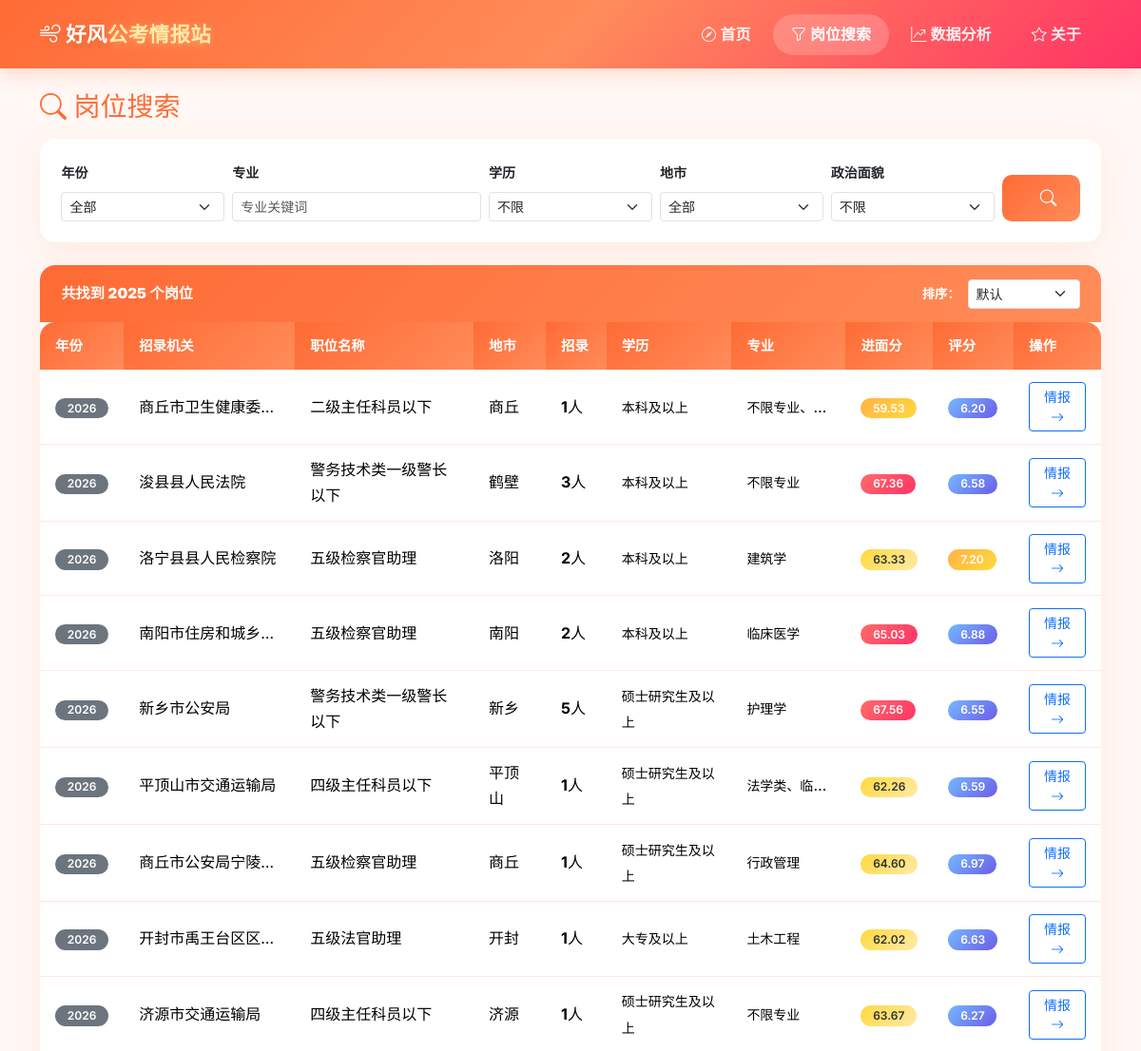
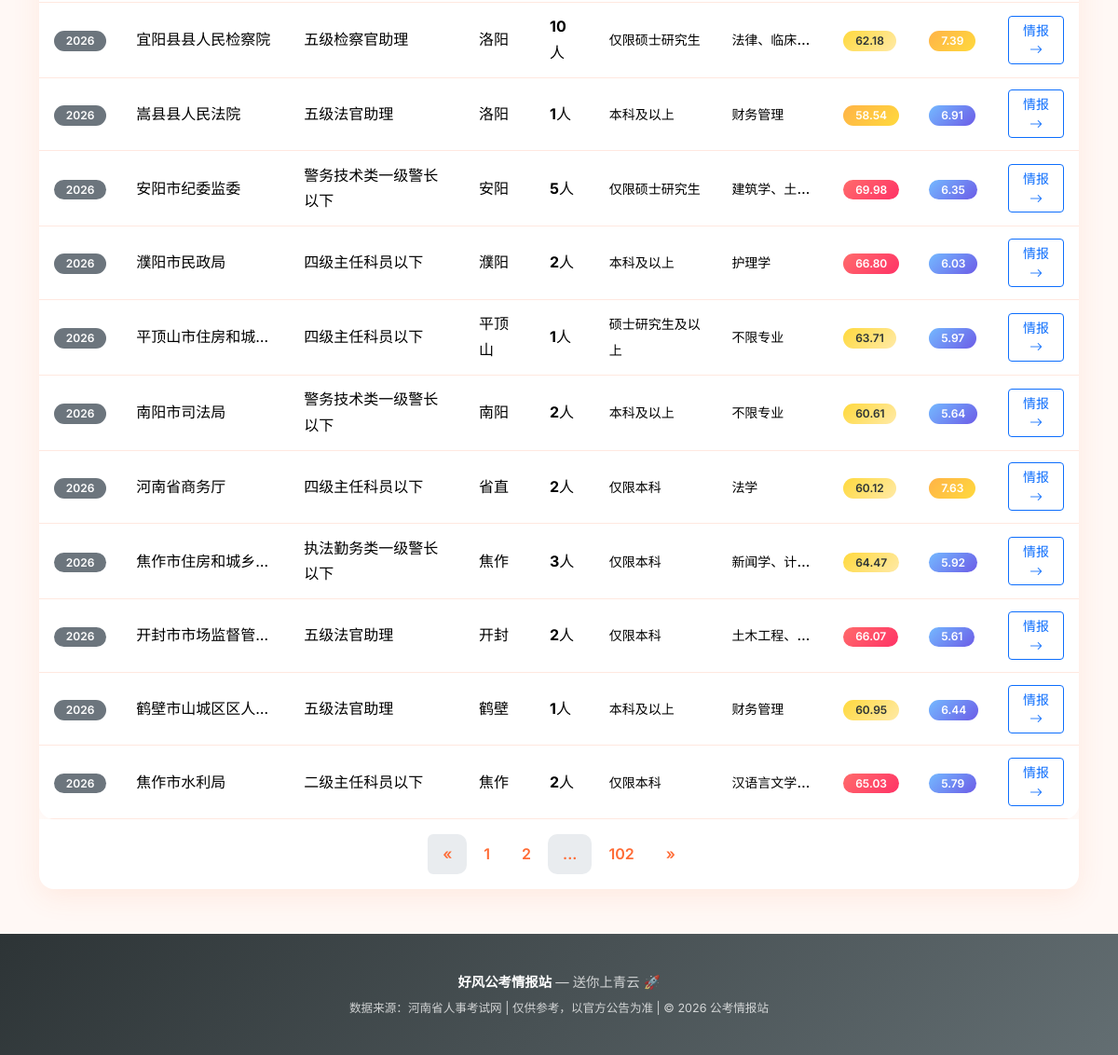
/search?page=0&, run on the app's committed database (2 pictures, top to bottom).
### tables this page shows
CREATE TABLE positions (
            id INTEGER PRIMARY KEY AUTOINCREMENT,
            year INTEGER NOT NULL,
            unit TEXT NOT NULL,
            position_name TEXT NOT NULL,
            position_code TEXT,
            recruit_num INTEGER,
            major_requirement TEXT,
            education TEXT,
            degree TEXT,
            political_status TEXT,
            experience_requirement TEXT,
            other_conditions TEXT,
            notes TEXT,
            exam_category TEXT,
            interview_ratio TEXT,
            city TEXT,
            district TEXT,
            system_type TEXT,
            min_score REAL,
            max_score REAL,
            avg_score REAL,
            created_at TIMESTAMP DEFAULT CURRENT_TIMESTAMP
        );

CREATE TABLE position_scores (
            position_id INTEGER PRIMARY KEY,
            difficulty_score REAL,
            difficulty_detail TEXT,
            region_score REAL,
            region_detail TEXT,
            salary_score REAL,
            salary_detail TEXT,
            prospect_score REAL,
            prospect_detail TEXT,
            overall_score REAL
        );

### app.py (the view)
@app.route('/search')
def search():
    major = request.args.get('major', '').strip()
    education = request.args.get('education', '').strip()
    city = request.args.get('city', '').strip()
    cities_param = request.args.get('cities', '').strip()
    political = request.args.get('political', '').strip()
    experience = request.args.get('experience', '').strip()
    year = request.args.get('year', '').strip()
    sort_by = request.args.get('sort_by', '').strip()
    order = request.args.get('order', 'ASC').strip()
    page = request.args.get('page', 1, type=int)
    cities_list = None
    if cities_param:
        cities_list = [c.strip() for c in cities_param.split(',') if c.strip()]
    result = search_positions(
        major=major if major else None,
        education=education if education else None,
        city=city if city else None,
        cities=cities_list,
        political=political if political else None,
        experience=experience if experience else None,
        year=int(year) if year else None,
        sort_by=sort_by if sort_by else None,
        order=order,
        page=page,
        per_page=20
    )
    years = get_years()
    cities = get_cities()
    query_params = '&'.join(
        f'{k}={v}' for k, v in request.args.items()
        if k != 'page' and v
    )
    return render_template(
        'search.html',
        result=result,
        years=years,
        cities=cities,
        sort_by=request.args.get('sort_by', ''),
        order=request.args.get('order', ''),
        query_params=query_params
    )

### utils/query.py (called while the page is built)
def get_db():
    conn = sqlite3.connect(DB_PATH)
    conn.row_factory = sqlite3.Row
    return conn

def get_cities():
    conn = get_db()
    cities = conn.execute(
        "SELECT city, COUNT(*) as cnt FROM positions GROUP BY city ORDER BY cnt DESC"
    ).fetchall()
    conn.close()
    return [dict(r) for r in cities]

def get_years():
    conn = get_db()
    years = conn.execute("SELECT DISTINCT year FROM positions ORDER BY year DESC").fetchall()
    conn.close()
    return [r[0] for r in years]

### templates/search.html (shortened to what this page needs)
{% extends "base.html" %}
{% block content %}
<div class="container mt-4">
    <h3 class="mb-3" style="color: var(--primary);">
        <i class="bi bi-search"></i> 岗位搜索
    </h3>
    <div class="card mb-4 fade-in-up">
        <div class="card-body">
            <form action="/search" method="GET" class="row g-2">
                <div class="col-md-2">
                    <label class="form-label small fw-bold">年份</label>
                    <select class="form-select form-select-sm" name="year">
                        <option value="">全部</option>
                    </select>
                </div>
                <div class="col-md-3">
                    <label class="form-label small fw-bold">专业</label>
                    <input type="text" class="form-control form-control-sm" name="major"
                           value="{{ request.args.get('major', '') }}" placeholder="专业关键词">
                </div>
                <div class="col-md-2">
                    <label class="form-label small fw-bold">学历</label>
                    <select class="form-select form-select-sm" name="education">
                        <option value="">不限</option>
                    </select>
                </div>
                <div class="col-md-2">
                    <label class="form-label small fw-bold">地市</label>
                    <select class="form-select form-select-sm" name="city">
                        <option value="">全部</option>
                    </select>
                </div>
                <div class="col-md-2">
                    <label class="form-label small fw-bold">政治面貌</label>
                    <select class="form-select form-select-sm" name="political">
                        <option value="">不限</option>
                    </select>
                </div>
                <div class="col-md-1 d-flex align-items-end">
                    <button type="submit" class="btn btn-search btn-sm w-100">
                        <i class="bi bi-search"></i>
                    </button>
                </div>
            </form>
        </div>
    </div>
    <div class="card">
        <div class="card-header d-flex justify-content-between align-items-center">
            <span>共找到 <strong>{{ result.total }}</strong> 个岗位</span>
            <div class="d-flex gap-2 align-items-center">
                <small>排序：</small>
                <select class="form-select form-select-sm" style="width:auto;" name="sort_select" onchange="applySort(this.value)">
                    <option value="" {% if not sort_by %}selected{% endif %}>默认</option>
                </select>
            </div>
        </div>
        <div class="card-body p-0">
            {% if result.items %}
            <div class="table-responsive">
                <table class="table table-custom table-hover mb-0">
                    <thead>
                        <tr>
                            <th>年份</th>
                            <th>招录机关</th>
                            <th>职位名称</th>
                            <th>地市</th>
                            <th>招录</th>
                            <th>学历</th>
                            <th>专业</th>
                            <th>进面分</th>
                            <th>评分</th>
                            <th>操作</th>
                        </tr>
                    </thead>
                    <tbody>
                        {% for pos in result.rows %}
                        <tr>
                            <td><span class="badge bg-secondary">{{ pos.year }}</span></td>
                            <td class="text-truncate" style="max-width:180px" title="{{ pos.unit }}">{{ pos.unit }}</td>
                            <td>{{ pos.position_name }}</td>
                            <td>{{ pos.city }}</td>
                            <td><strong>{{ pos.recruit_num }}</strong>人</td>
                            <td><small>{{ pos.education }}</small></td>
                            <td class="text-truncate" style="max-width:120px" title="{{ pos.major_requirement }}"><small>{{ pos.major_requirement }}</small></td>
                            <td>
                                {% if pos.avg_score %}
                                <span class="badge {% if pos.avg_score >= 65 %}bg-danger{% elif pos.avg_score >= 60 %}bg-warning text-dark{% else %}bg-success{% endif %}">
                                    {{ "%.2f"|format(pos.avg_score) }}
                                </span>
                                {% else %}
                                <span class="text-muted">-</span>
                                {% endif %}
                            </td>
                            <td>
                                {% if pos.overall_score %}
                                <span class="badge {% if pos.overall_score >= 7 %}bg-success{% elif pos.overall_score >= 5 %}bg-info{% else %}bg-secondary{% endif %}">
                                    {{ "%.2f"|format(pos.overall_score) }}
                                </span>
                                {% endif %}
                            </td>
                            <td>
                                <a href="/position/{{ pos.id }}" class="btn btn-sm btn-outline-primary">
                                    情报 <i class="bi bi-arrow-right"></i>
                                </a>
                            </td>
                        </tr>
                        {% endfor %}
                    </tbody>
                </table>
            </div>
            {% if result.total_pages > 1 %}
            <div class="d-flex justify-content-center p-3">
                <nav>
                    <ul class="pagination mb-0">
                        <li class="page-item {% if result.page <= 1 %}disabled{% endif %}">
                            <a class="page-link" href="?page={{ result.page - 1 }}&{{ query_params }}">&laquo;</a>
                        </li>
                        {% for p in range(1, result.total_pages + 1) %}
                            {% if p == 1 or p == result.total_pages or (p >= result.page - 2 and p <= result.page + 2) %}
                            <li class="page-item {% if p == result.page %}active{% endif %}">
                                <a class="page-link" href="?page={{ p }}&{{ query_params }}">{{ p }}</a>
                            </li>
                            {% elif p == result.page - 3 or p == result.page + 3 %}
                            <li class="page-item disabled"><span class="page-link">...</span></li>
                            {% endif %}
                        {% endfor %}
                        <li class="page-item {% if result.page >= result.total_pages %}disabled{% endif %}">
                            <a class="page-link" href="?page={{ result.page + 1 }}&{{ query_params }}">&raquo;</a>
                        </li>
                    </ul>
                </nav>
            </div>
            {% endif %}
            {% endif %}
        </div>
    </div>
</div>
{% endblock %}

### static/css/style.css (style rules this page uses)
:root { --primary: #FF6B35; --primary-dark: #E55D2B; --primary-light: #FF8C5A; --accent: #FF3366; --accent-light: #FFB347; --green: #00B894; --green-light: #55EFC4; --teal: #00CEC9; --dark: #2D3436; --bg: #FFF8F5; --card-bg: #FFFFFF; --text: #2D3436; --text-light: #636E72; --danger: #FF6B6B; --warning: #FFB347; --success: #00B894; --info: #74B9FF; --border: #FFE8E0; --shadow: 0 8px 30px rgba(255, 107, 53, 0.10); --shadow-hover: 0 12px 40px rgba(255, 107, 53, 0.18); --radius: 16px; --radius-sm: 10px; }
* { box-sizing: border-box; }
body { font-family: 'Inter', 'Noto Sans SC', -apple-system, BlinkMacSystemFont, 'PingFang SC', 'Microsoft YaHei', sans-serif; background: var(--bg); color: var(--text); line-height: 1.7; -webkit-font-smoothing: antialiased; }
.card { border: none; border-radius: var(--radius); box-shadow: var(--shadow); transition: all 0.3s ease; overflow: hidden; }
.card-header { background: linear-gradient(135deg, #FF6B35, #FF8C5A); color: #fff; font-weight: 700; padding: 0.9rem 1.4rem; border-bottom: none; font-size: 0.95rem; }
.card-body { padding: 1.4rem; }
.btn-search { background: linear-gradient(135deg, #FF6B35, #FF8C5A); color: #fff; border: none; font-weight: 700; padding: 0.7rem 2.5rem; border-radius: var(--radius-sm); font-size: 1.1rem; transition: all 0.3s ease; }
.table-custom { background: var(--card-bg); border-radius: var(--radius); overflow: hidden; box-shadow: var(--shadow); }
.table-custom thead th { background: linear-gradient(135deg, #FF6B35, #FF8C5A); color: #fff; font-weight: 600; border: none; padding: 0.8rem 1rem; font-size: 0.9rem; }
.table-custom tbody td { padding: 0.8rem 1rem; vertical-align: middle; border-color: var(--border); }
.table-custom tbody tr { transition: background 0.2s; }
.table-custom tbody tr:nth-child(even) { background: rgba(255, 107, 53, 0.02); }
.badge { border-radius: 30px; padding: 0.3rem 0.8rem; font-weight: 600; }
.badge.bg-success { background: linear-gradient(135deg, #FFB347, #FFD93D) !important; }
.badge.bg-warning { background: linear-gradient(135deg, #FFD93D, #FFEAA7) !important; color: #2D3436 !important; }
.badge.bg-danger { background: linear-gradient(135deg, #FF6B6B, #FF3366) !important; }
.badge.bg-info { background: linear-gradient(135deg, #74B9FF, #6C5CE7) !important; }
.pagination .page-link { color: var(--primary); border-radius: var(--radius-sm); margin: 0 3px; border: none; font-weight: 600; padding: 0.5rem 1rem; transition: all 0.2s; }
.fade-in-up { animation: fadeInUp 0.5s ease-out; }

### data on the page
positions: year "2026", unit "商丘市卫生健康委…", position_name "二级主任科员以下", city "商丘", recruit_num "1", education "本科及以上", major_requirement "不限专业、…", avg_score "59.53"
position_scores: overall_score "6.20"
positions: year "2026", unit "浚县县人民法院", position_name "警务技术类一级警长以下", city "鹤壁", recruit_num "3", education "本科及以上", major_requirement "不限专业", avg_score "67.36"
position_scores: overall_score "6.58"
positions: year "2026", unit "洛宁县县人民检察院", position_name "五级检察官助理", city "洛阳", recruit_num "2", education "本科及以上", major_requirement "建筑学", avg_score "63.33"
position_scores: overall_score "7.20"
positions: year "2026", unit "南阳市住房和城乡…", position_name "五级检察官助理", city "南阳", recruit_num "2", education "本科及以上", major_requirement "临床医学", avg_score "65.03"
position_scores: overall_score "6.88"
positions: year "2026", unit "新乡市公安局", position_name "警务技术类一级警长以下", city "新乡", recruit_num "5", education "硕士研究生及以上", major_requirement "护理学", avg_score "67.56"
position_scores: overall_score "6.55"
positions: year "2026", unit "平顶山市交通运输局", position_name "四级主任科员以下", city "平顶山", recruit_num "1", education "硕士研究生及以上", major_requirement "法学类、临…", avg_score "62.26"
position_scores: overall_score "6.59"
positions: year "2026", unit "商丘市公安局宁陵…", position_name "五级检察官助理", city "商丘", recruit_num "1", education "硕士研究生及以上", major_requirement "行政管理", avg_score "64.60"
position_scores: overall_score "6.97"
positions: year "2026", unit "开封市禹王台区区…", position_name "五级法官助理", city "开封", recruit_num "1", education "大专及以上", major_requirement "土木工程", avg_score "62.02"
position_scores: overall_score "6.63"
positions: year "2026", unit "济源市交通运输局", position_name "四级主任科员以下", city "济源", recruit_num "1", education "硕士研究生及以上", major_requirement "不限专业", avg_score "63.67"
position_scores: overall_score "6.27"
positions: year "2026", unit "宜阳县县人民检察院", position_name "五级检察官助理", city "洛阳", recruit_num "10", education "仅限硕士研究生", major_requirement "法律、临床…", avg_score "62.18"
position_scores: overall_score "7.39"
positions: year "2026", unit "嵩县县人民法院", position_name "五级法官助理", city "洛阳", recruit_num "1", education "本科及以上", major_requirement "财务管理", avg_score "58.54"
position_scores: overall_score "6.91"
positions: year "2026", unit "安阳市纪委监委", position_name "警务技术类一级警长以下", city "安阳", recruit_num "5", education "仅限硕士研究生", major_requirement "建筑学、土…", avg_score "69.98"
position_scores: overall_score "6.35"
positions: year "2026", unit "濮阳市民政局", position_name "四级主任科员以下", city "濮阳", recruit_num "2", education "本科及以上", major_requirement "护理学", avg_score "66.80"
position_scores: overall_score "6.03"
positions: year "2026", unit "平顶山市住房和城…", position_name "四级主任科员以下", city "平顶山", recruit_num "1", education "硕士研究生及以上", major_requirement "不限专业", avg_score "63.71"
position_scores: overall_score "5.97"
positions: year "2026", unit "南阳市司法局", position_name "警务技术类一级警长以下", city "南阳", recruit_num "2", education "本科及以上", major_requirement "不限专业", avg_score "60.61"
position_scores: overall_score "5.64"
positions: year "2026", unit "河南省商务厅", position_name "四级主任科员以下", city "省直", recruit_num "2", education "仅限本科", major_requirement "法学", avg_score "60.12"
position_scores: overall_score "7.63"
positions: year "2026", unit "焦作市住房和城乡…", position_name "执法勤务类一级警长以下", city "焦作", recruit_num "3", education "仅限本科", major_requirement "新闻学、计…", avg_score "64.47"
position_scores: overall_score "5.92"
positions: year "2026", unit "开封市市场监督管…", position_name "五级法官助理", city "开封", recruit_num "2", education "仅限本科", major_requirement "土木工程、…", avg_score "66.07"
position_scores: overall_score "5.61"
positions: year "2026", unit "鹤壁市山城区区人…", position_name "五级法官助理", city "鹤壁", recruit_num "1", education "本科及以上", major_requirement "财务管理", avg_score "60.95"
position_scores: overall_score "6.44"
positions: year "2026", unit "焦作市水利局", position_name "二级主任科员以下", city "焦作", recruit_num "2", education "仅限本科", major_requirement "汉语言文学…", avg_score "65.03"
position_scores: overall_score "5.79"

### other printed values
{{ result.total }} "2025"
{{ p }} "1" "2" "102"
